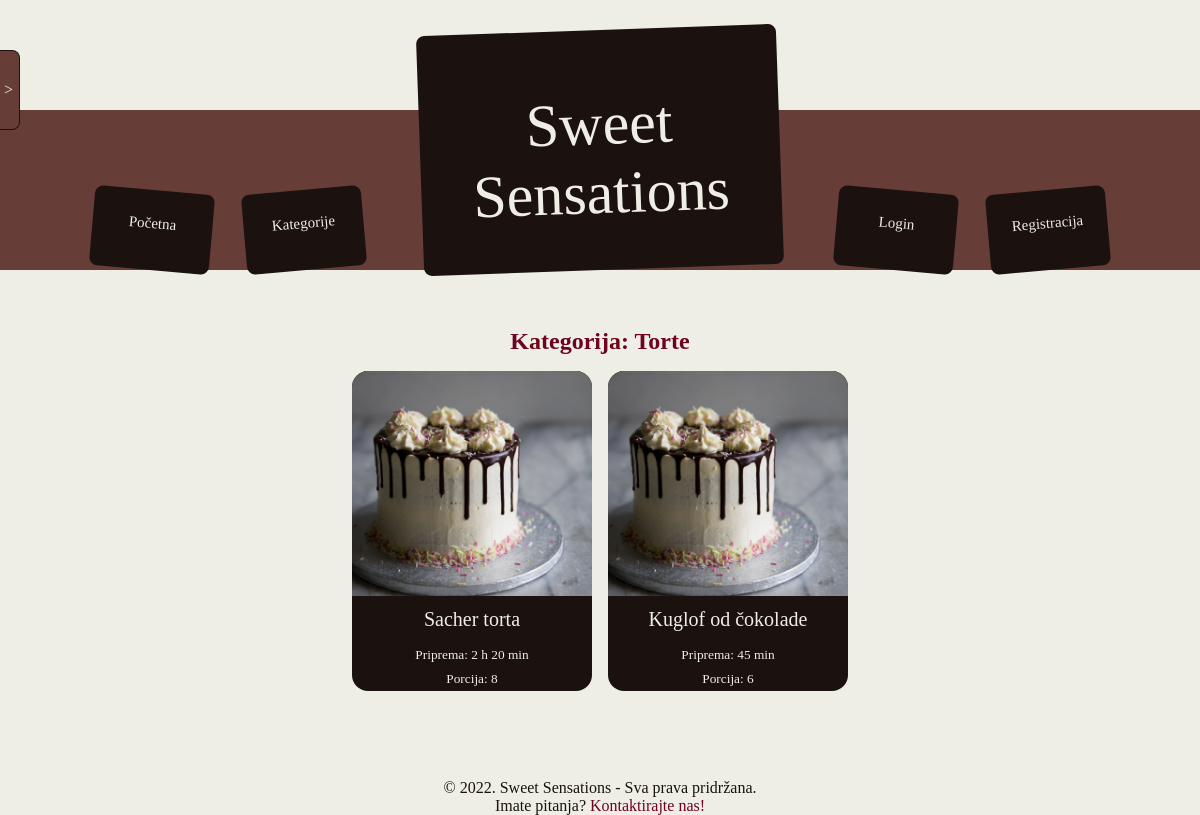
/category.php?id=1, run on the app's committed database.
### tables this page shows
create table Categories
(
    id int auto_increment primary key,
    name varchar(64) not null,
    image_url varchar(64) not null
);

create table Recipes
(
    id int auto_increment primary key,
    created_by_user_id int not null references Users(id),
    title varchar(64) not null,
    category_id int not null references Categories(id),
    description varchar(1024) not null,
    preparation_time_minutes int not null,
    preparation_difficulty_id int not null references Preparation_Difficulties(id),
    number_of_servings int not null
);

### src/database/RecipeDataSource.php (called while the page is built, shortened)
<?php
class RecipeDataSource
{
    private mysqli $con;
    public function __construct(mysqli $con)
    {
        $this->con = $con;
    }
    public function get_category($id): array|null
    {
        $category_row = null;
        $stmt = $this->con->prepare("SELECT id, name, image_url FROM recipe_site.Categories
        WHERE id = ?");
        $stmt->bind_param('i', $id);
        $stmt->execute();
        $result = $stmt->get_result();
        if ($result->num_rows > 0) {
            $category_row = $result->fetch_array();
        }
        return $category_row;
    }
    public function get_recipes_by_category($categoryId): array
    {
        $stmt = $this->con->prepare(QUERY . ' WHERE Recipes.category_id = ?');
        $stmt->bind_param('i', $categoryId);
        $stmt->execute();
        $result = $stmt->get_result();
        $recipes_array = array();
        foreach ($result as $row) {
            $recipes_array[] = $row;
        }
        return $recipes_array;
    }
}

### src/category.php (the view, shortened to what this page needs)
<?php
include('database/RecipeDataSource.php');
include('utils/page.php');
$categoryId = $_GET['id'];
$con = connect_to_database();
$recipes = new RecipeDataSource($con);
$category = $recipes->get_category($categoryId);
$matchingRecipes = $recipes->get_recipes_by_category($categoryId);
include('partials/header.php');
include ('partials/side-menu.php');
echo "
    <h2 class='heading'>Kategorija: {$category['name']}</h2>
    <div class='layout'>";
if (count($matchingRecipes) > 0) {
    echo "
      <div class='recipe-list'>";
        foreach ($matchingRecipes as $recipe) {
            $recipeTitle = htmlspecialchars($recipe['title']);
            $hours = (int) ($recipe['preparation_time_minutes'] / 60);
            $minutes = $recipe['preparation_time_minutes'] % 60;
            echo "
            <a class='recipe-card' href='recipe.php?id={$recipe['id']}'>
                <img class='recipe-card-image' src='{$recipe['image_url']}' alt='{$recipeTitle}'>
                <div class='recipe-card-heading'>{$recipeTitle}</div>
                <div class='recipe-card-content'>Priprema: ";
                    if ($hours > 0) {
                        echo "$hours h ";
                    }
                    echo "$minutes min
                </div>
                <div class='recipe-card-content'>Porcija: {$recipe['number_of_servings']}</div>
            </a>
          ";
        }
    echo "</div>";
}
echo "
</div>
";
include('partials/footer.php');

### src/static/style.css (style rules this page uses)
* { --var-color-white: #eeeee5; --var-color-light-brown: #a79086; --var-color-brown: #673e37; --var-color-dark-brown: #1b1210; --var-color-cherry: #6d031c; box-sizing: border-box; }
body { padding: 0; margin: 0; background-color: var(--var-color-white); }
a { text-decoration: none; color: var(--var-color-cherry); }
.layout { display: flex; flex-wrap: wrap; justify-content: center; }
.recipe-list { display: flex; flex-wrap: wrap; width: 100%; justify-content: center; max-width: 1240px; }
.recipe-card { width: 240px; height: 320px; background-color: var(--var-color-dark-brown); border-radius: 16px; display: flex; flex-direction: column; justify-content: center; align-items: center; color: var(--var-color-white); margin: 8px; }
.recipe-card-content { padding: 4px; font-size: smaller; }
.recipe-card-image { width: 100%; flex-grow: 1; flex-shrink: 1; object-fit: cover; border-top-left-radius: 16px; border-top-right-radius: 16px; height: 0; }
.recipe-card-heading { font-size: 20px; padding: 12px; text-align: center; }
h1, h2, h3, h4, h5 { margin: 8px 0; }
.heading { color: var(--var-color-cherry); width: 100%; text-align: center; }

### data on the page
categories: name "Torte"
recipes: category.image_url (picture), title "Sacher torta", preparation_time_minutes "2", preparation_time_minutes "20", number_of_servings "8"
recipes: category.image_url (picture), title "Kuglof od čokolade", preparation_time_minutes "45", number_of_servings "6"
